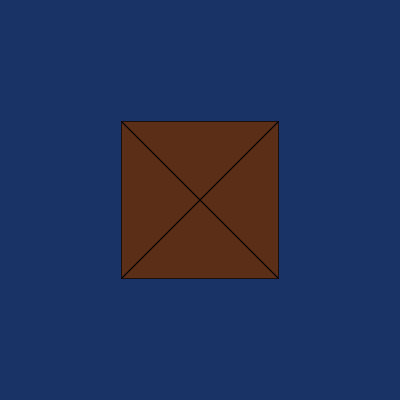

Reproduce this figure in Python.
#!/usr/bin/env python

# Demonstrate vtkReflectionFilter by reflecting a pyramid across the
# Z-min plane with CopyInput on, and rendering both the original and
# reflected cells with edge visibility.

# Factory overrides
import vtkmodules.vtkInteractionStyle  # noqa: F401
import vtkmodules.vtkRenderingOpenGL2  # noqa: F401

from vtkmodules.vtkCommonCore import vtkPoints
from vtkmodules.vtkCommonCore import vtkIdList
from vtkmodules.vtkCommonDataModel import (
    VTK_PYRAMID,
    vtkUnstructuredGrid,
)
from vtkmodules.vtkFiltersGeneral import vtkReflectionFilter
from vtkmodules.vtkFiltersGeometry import vtkDataSetSurfaceFilter
from vtkmodules.vtkRenderingCore import (
    vtkActor,
    vtkPolyDataMapper,
    vtkRenderWindow,
    vtkRenderWindowInteractor,
    vtkRenderer,
)

# Build a pyramid
points = vtkPoints()
points.InsertNextPoint(-1, -1, -1)
points.InsertNextPoint(1, -1, -1)
points.InsertNextPoint(1, 1, -1)
points.InsertNextPoint(-1, 1, -1)
points.InsertNextPoint(0, 0, 1)

pyramid = vtkUnstructuredGrid()
pyramid.SetPoints(points)

verts = vtkIdList()
for i in range(5):
    verts.InsertNextId(i)
pyramid.InsertNextCell(VTK_PYRAMID, verts)

# Reflect across Z-min plane with CopyInput on and FlipAllInputArrays on
reflection = vtkReflectionFilter()
reflection.SetInputData(pyramid)
reflection.CopyInputOn()
reflection.FlipAllInputArraysOn()
reflection.SetPlaneToZMin()
reflection.Update()

# Extract surface
surface = vtkDataSetSurfaceFilter()
surface.SetInputConnection(reflection.GetOutputPort())

# Render
mapper = vtkPolyDataMapper()
mapper.SetInputConnection(surface.GetOutputPort())

actor = vtkActor()
actor.SetMapper(mapper)
actor.GetProperty().SetEdgeVisibility(True)
actor.GetProperty().SetEdgeColor(0, 0, 0)
actor.GetProperty().SetColor(0.8, 0.4, 0.2)

# Renderer
renderer = vtkRenderer()
renderer.AddActor(actor)
renderer.SetBackground(0.1, 0.2, 0.4)

# Window
render_window = vtkRenderWindow()
render_window.AddRenderer(renderer)
render_window.SetSize(400, 400)
render_window.SetWindowName("reflection")

# Interactor
interactor = vtkRenderWindowInteractor()
interactor.SetRenderWindow(render_window)

# Scene
renderer.ResetCamera()

interactor.Initialize()
interactor.Start()
